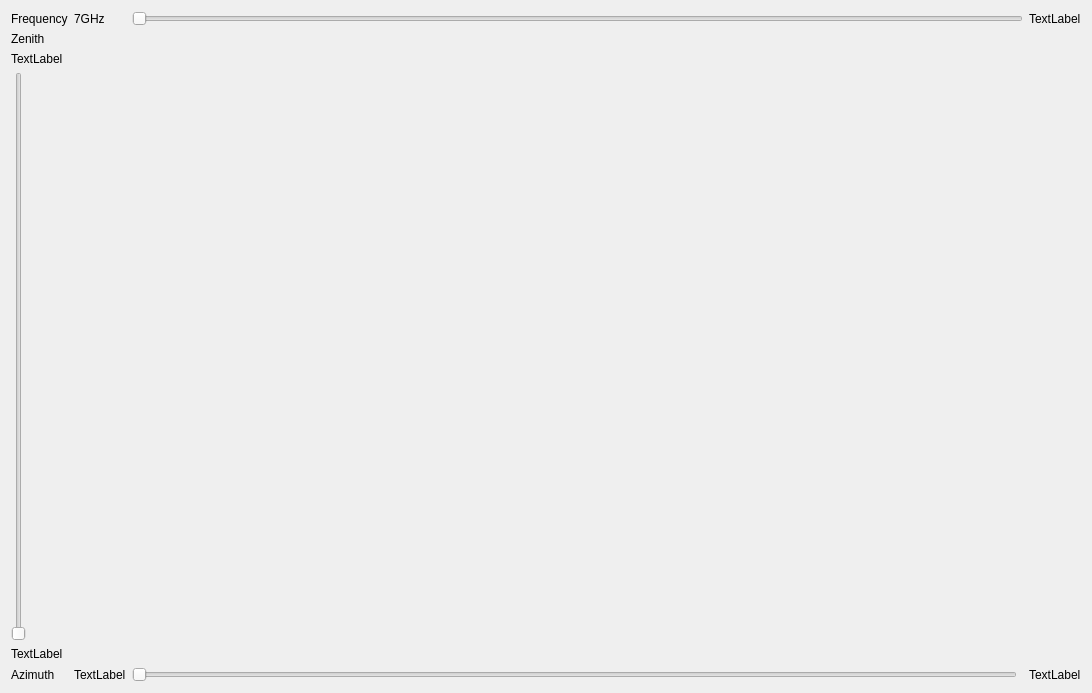
<?xml version="1.0" encoding="UTF-8"?>
<ui version="4.0">
 <class>wndDirectionFocusing</class>
 <widget class="QDialog" name="wndDirectionFocusing">
  <property name="geometry">
   <rect>
    <x>0</x>
    <y>0</y>
    <width>1092</width>
    <height>693</height>
   </rect>
  </property>
  <property name="windowTitle">
   <string>Farfield - Beam focusing</string>
  </property>
  <layout class="QGridLayout" name="gridLayout">
   <item row="0" column="4">
    <widget class="QLabel" name="lblFreqMax">
     <property name="text">
      <string>TextLabel</string>
     </property>
    </widget>
   </item>
   <item row="2" column="0">
    <widget class="QLabel" name="lblZenMax">
     <property name="text">
      <string>TextLabel</string>
     </property>
    </widget>
   </item>
   <item row="6" column="1">
    <widget class="QLabel" name="lblAzMin">
     <property name="text">
      <string>TextLabel</string>
     </property>
    </widget>
   </item>
   <item row="1" column="0">
    <widget class="QLabel" name="lblZen">
     <property name="text">
      <string>Zenith</string>
     </property>
    </widget>
   </item>
   <item row="0" column="2" colspan="2">
    <widget class="QSlider" name="sldFrequency">
     <property name="orientation">
      <enum>Qt::Horizontal</enum>
     </property>
    </widget>
   </item>
   <item row="4" column="0">
    <widget class="QLabel" name="lblZenMin">
     <property name="text">
      <string>TextLabel</string>
     </property>
    </widget>
   </item>
   <item row="0" column="0">
    <widget class="QLabel" name="lblFreq">
     <property name="text">
      <string>Frequency</string>
     </property>
    </widget>
   </item>
   <item row="0" column="1">
    <widget class="QLabel" name="lblFreqMin">
     <property name="text">
      <string>7GHz</string>
     </property>
    </widget>
   </item>
   <item row="6" column="0">
    <widget class="QLabel" name="lblAz">
     <property name="text">
      <string>Azimuth</string>
     </property>
    </widget>
   </item>
   <item row="3" column="0">
    <widget class="QSlider" name="sldZenith">
     <property name="orientation">
      <enum>Qt::Vertical</enum>
     </property>
    </widget>
   </item>
   <item row="6" column="2">
    <widget class="QSlider" name="sldAzimuth">
     <property name="orientation">
      <enum>Qt::Horizontal</enum>
     </property>
    </widget>
   </item>
   <item row="6" column="4">
    <widget class="QLabel" name="lblAzMax">
     <property name="text">
      <string>TextLabel</string>
     </property>
    </widget>
   </item>
   <item row="1" column="1" rowspan="4" colspan="4">
    <widget class="QVTKOpenGLNativeWidget" name="plot_antenna_diagram" native="true"/>
   </item>
  </layout>
 </widget>
 <customwidgets>
  <customwidget>
   <class>QVTKOpenGLNativeWidget</class>
   <extends>QWidget</extends>
   <header>QVTKOpenGLNativeWidget.h</header>
   <container>1</container>
  </customwidget>
 </customwidgets>
 <resources/>
 <connections/>
</ui>
